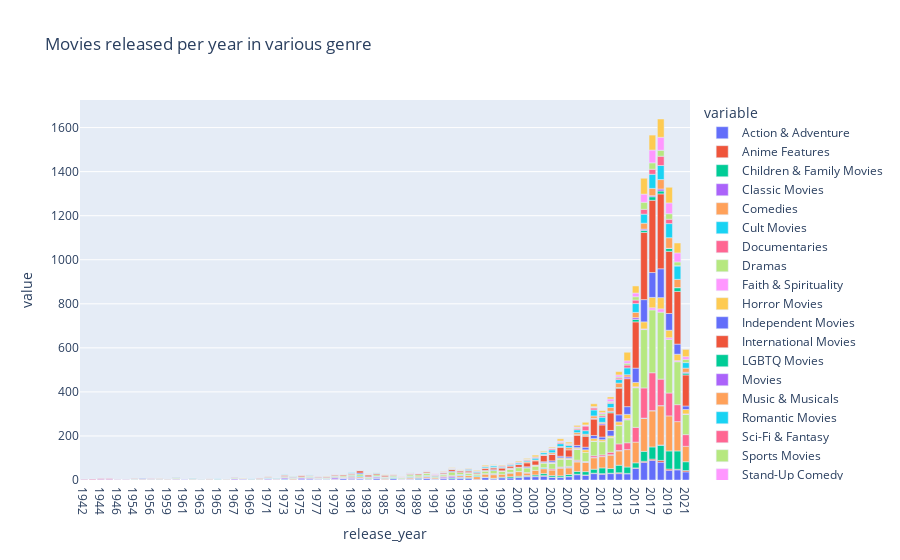

The notebook cell this image was saved under:
### Markdown cell above
Inference from ---------------

TV Show and Movies released in every year and TV Show and Movies added in every year

1. Movies are more added every year in comparision to TV Show same for release every year.
2. But Year 2021 showed a exception where more tv show were released in comparision to movies and which later got added to netflix platform.

### Code cell
genre_movies_df=genre_type_df[genre_type_df['type']=='Movie'].drop('type',axis=1)
genre_movies_pivot_df=pd.pivot_table(data=genre_movies_df,index='release_year',columns='listed_in',values='show_id',aggfunc='count').reset_index()
genre_movies_pivot_df.columns.name=None

pl.bar(genre_movies_pivot_df,x='release_year',y=genre_movies_pivot_df.columns[1:],title="Movies released per year in various genre")

### Figure 1 — Plotly figure (JSON) as saved in the notebook; plotly's stock layout.template omitted (floating-point values rounded to 4 significant figures)
{"data": [{"alignmentgroup": "True", "hovertemplate": "variable=Action & Adventure<br>release_year=%{x}<br>value=%{y}<extra></extra>", "legendgroup": "Action & Adventure", "marker": {"color": "#636efa", "pattern": {"shape": ""}}, "name": "Action & Adventure", "offsetgroup": "Action & Adventure", "orientation": "v", "showlegend": true, "textposition": "auto", "type": "bar", "x": ["1942", "1943", "1944", "1945", "1946", "1947", "1954", "1955", "1956", "1958", "1959", "1960", "1961", "1962", "1963", "1964", "1965", "1966", "1967", "1968", "1969", "1970", "1971", "1972", "1973", "1974", "1975", "1976", "1977", "1978", "1979", "1980", "1981", "1982", "1983", "1984", "1985", "1986", "1987", "1988", "1989", "1990", "1991", "1992", "1993", "1994", "1995", "1996", "1997", "1998", "1999", "2000", "2001", "2002", "2003", "2004", "2005", "2006", "2007", "2008", "2009", "2010", "2011", "2012", "2013", "2014", "2015", "2016", "2017", "2018", "2019", "2020", "2021"], "xaxis": "x", "y": [null, null, null, null, null, null, null, null, 1, null, null, 2, 1, 1, 1, null, null, null, 1, 1, null, null, 1, 1, 4, null, 4, 4, 2, 3, 3, 6, 4, 5, 4, 6, 2, 6, 3, 3, 4, 7, 1, 6, 6, 8, 8, 3, 11, 5, 10, 9, 11, 15, 15, 17, 12, 11, 15, 24, 21, 29, 26, 29, 29, 28, 53, 80, 89, 81, 44, 46, 37], "yaxis": "y"}, {"alignmentgroup": "True", "hovertemplate": "variable=Anime Features<br>release_year=%{x}<br>value=%{y}<extra></extra>", "legendgroup": "Anime Features", "marker": {"color": "#EF553B", "pattern": {"shape": ""}}, "name": "Anime Features", "offsetgroup": "Anime Features", "orientation": "v", "showlegend": true, "textposition": "auto", "type": "bar", "x": ["1942", "1943", "1944", "1945", "1946", "1947", "1954", "1955", "1956", "1958", "1959", "1960", "1961", "1962", "1963", "1964", "1965", "1966", "1967", "1968", "1969", "1970", "1971", "1972", "1973", "1974", "1975", "1976", "1977", "1978", "1979", "1980", "1981", "1982", "1983", "1984", "1985", "1986", "1987", "1988", "1989", "1990", "1991", "1992", "1993", "1994", "1995", "1996", "1997", "1998", "1999", "2000", "2001", "2002", "2003", "2004", "2005", "2006", "2007", "2008", "2009", "2010", "2011", "2012", "2013", "2014", "2015", "2016", "2017", "2018", "2019", "2020", "2021"], "xaxis": "x", "y": [null, null, null, null, null, null, null, null, null, null, null, null, null, null, null, null, null, null, null, null, null, null, null, null, null, null, null, null, null, null, 1, null, 2, 1, null, null, null, null, null, 1, null, null, null, null, null, null, null, null, 1, 1, null, null, 1, 2, 2, 3, 1, 1, 1, 2, 2, 2, 3, 2, 4, 2, 2, 5, 6, 8, 6, 3, 6], "yaxis": "y"}, {"alignmentgroup": "True", "hovertemplate": "variable=Children & Family Movies<br>release_year=%{x}<br>value=%{y}<extra></extra>", "legendgroup": "Children & Family Movies", "marker": {"color": "#00cc96", "pattern": {"shape": ""}}, "name": "Children & Family Movies", "offsetgroup": "Children & Family Movies", "orientation": "v", "showlegend": true, "textposition": "auto", "type": "bar", "x": ["1942", "1943", "1944", "1945", "1946", "1947", "1954", "1955", "1956", "1958", "1959", "1960", "1961", "1962", "1963", "1964", "1965", "1966", "1967", "1968", "1969", "1970", "1971", "1972", "1973", "1974", "1975", "1976", "1977", "1978", "1979", "1980", "1981", "1982", "1983", "1984", "1985", "1986", "1987", "1988", "1989", "1990", "1991", "1992", "1993", "1994", "1995", "1996", "1997", "1998", "1999", "2000", "2001", "2002", "2003", "2004", "2005", "2006", "2007", "2008", "2009", "2010", "2011", "2012", "2013", "2014", "2015", "2016", "2017", "2018", "2019", "2020", "2021"], "xaxis": "x", "y": [null, null, null, null, null, null, 1, null, null, null, null, null, null, null, null, null, null, null, null, 1, null, null, 1, null, 1, null, null, null, 1, 1, null, 1, 1, 1, null, 2, null, 3, null, null, 4, null, 2, 1, 4, 2, 3, null, 1, 2, 3, 6, 5, 3, 6, 9, 7, 7, 9, 13, 15, 18, 26, 21, 34, 29, 23, 45, 55, 69, 82, 83, 40], "yaxis": "y"}, {"alignmentgroup": "True", "hovertemplate": "variable=Classic Movies<br>release_year=%{x}<br>value=%{y}<extra></extra>", "legendgroup": "Classic Movies", "marker": {"color": "#ab63fa", "pattern": {"shape": ""}}, "name": "Classic Movies", "offsetgroup": "Classic Movies", "orientation": "v", "showlegend": true, "textposition": "auto", "type": "bar", "x": ["1942", "1943", "1944", "1945", "1946", "1947", "1954", "1955", "1956", "1958", "1959", "1960", "1961", "1962", "1963", "1964", "1965", "1966", "1967", "1968", "1969", "1970", "1971", "1972", "1973", "1974", "1975", "1976", "1977", "1978", "1979", "1980", "1981", "1982", "1983", "1984", "1985", "1986", "1987", "1988", "1989", "1990", "1991", "1992", "1993", "1994", "1995", "1996", "1997", "1998", "1999", "2000", "2001", "2002", "2003", "2004", "2005", "2006", "2007", "2008", "2009", "2010", "2011", "2012", "2013", "2014", "2015", "2016", "2017", "2018", "2019", "2020", "2021"], "xaxis": "x", "y": [2, 1, 3, 3, 1, 1, 2, 3, 2, 3, null, 2, 1, 2, 1, 2, 2, null, 4, 3, 1, 1, 4, 2, 5, 2, 5, 4, 2, 1, 6, 2, 5, 2, null, 5, 1, 2, 1, 2, 3, 3, 2, 6, 7, 3, null, null, null, null, null, null, null, null, null, null, null, null, null, null, null, null, null, null, null, null, null, null, null, 1, null, null, null], "yaxis": "y"}, {"alignmentgroup": "True", "hovertemplate": "variable=Comedies<br>release_year=%{x}<br>value=%{y}<extra></extra>", "legendgroup": "Comedies", "marker": {"color": "#FFA15A", "pattern": {"shape": ""}}, "name": "Comedies", "offsetgroup": "Comedies", "orientation": "v", "showlegend": true, "textposition": "auto", "type": "bar", "x": ["1942", "1943", "1944", "1945", "1946", "1947", "1954", "1955", "1956", "1958", "1959", "1960", "1961", "1962", "1963", "1964", "1965", "1966", "1967", "1968", "1969", "1970", "1971", "1972", "1973", "1974", "1975", "1976", "1977", "1978", "1979", "1980", "1981", "1982", "1983", "1984", "1985", "1986", "1987", "1988", "1989", "1990", "1991", "1992", "1993", "1994", "1995", "1996", "1997", "1998", "1999", "2000", "2001", "2002", "2003", "2004", "2005", "2006", "2007", "2008", "2009", "2010", "2011", "2012", "2013", "2014", "2015", "2016", "2017", "2018", "2019", "2020", "2021"], "xaxis": "x", "y": [null, null, null, null, null, null, 1, 2, null, 1, null, 2, null, 1, null, null, null, null, null, 1, null, 1, 1, 1, 1, 4, 2, 3, 1, 1, 3, 3, 5, 5, 1, 3, 5, 2, 1, 6, 4, 6, 5, 5, 4, 7, 9, 12, 14, 16, 13, 16, 21, 11, 21, 22, 25, 35, 30, 43, 42, 52, 51, 61, 65, 79, 94, 150, 164, 178, 159, 133, 70], "yaxis": "y"}, {"alignmentgroup": "True", "hovertemplate": "variable=Cult Movies<br>release_year=%{x}<br>value=%{y}<extra></extra>", "legendgroup": "Cult Movies", "marker": {"color": "#19d3f3", "pattern": {"shape": ""}}, "name": "Cult Movies", "offsetgroup": "Cult Movies", "orientation": "v", "showlegend": true, "textposition": "auto", "type": "bar", "x": ["1942", "1943", "1944", "1945", "1946", "1947", "1954", "1955", "1956", "1958", "1959", "1960", "1961", "1962", "1963", "1964", "1965", "1966", "1967", "1968", "1969", "1970", "1971", "1972", "1973", "1974", "1975", "1976", "1977", "1978", "1979", "1980", "1981", "1982", "1983", "1984", "1985", "1986", "1987", "1988", "1989", "1990", "1991", "1992", "1993", "1994", "1995", "1996", "1997", "1998", "1999", "2000", "2001", "2002", "2003", "2004", "2005", "2006", "2007", "2008", "2009", "2010", "2011", "2012", "2013", "2014", "2015", "2016", "2017", "2018", "2019", "2020", "2021"], "xaxis": "x", "y": [null, null, null, null, null, null, null, null, null, null, null, null, null, null, null, null, null, null, null, null, null, 1, 2, null, null, 1, null, 2, 1, 1, 3, null, 3, 4, 1, 2, 2, 2, 1, 3, null, 3, 1, 1, null, 3, 1, 4, 1, 2, null, 3, 1, null, null, 4, null, 2, 3, 3, 1, 1, 1, 2, 2, null, null, 1, 1, 1, null, null, null], "yaxis": "y"}, {"alignmentgroup": "True", "hovertemplate": "variable=Documentaries<br>release_year=%{x}<br>value=%{y}<extra></extra>", "legendgroup": "Documentaries", "marker": {"color": "#FF6692", "pattern": {"shape": ""}}, "name": "Documentaries", "offsetgroup": "Documentaries", "orientation": "v", "showlegend": true, "textposition": "auto", "type": "bar", "x": ["1942", "1943", "1944", "1945", "1946", "1947", "1954", "1955", "1956", "1958", "1959", "1960", "1961", "1962", "1963", "1964", "1965", "1966", "1967", "1968", "1969", "1970", "1971", "1972", "1973", "1974", "1975", "1976", "1977", "1978", "1979", "1980", "1981", "1982", "1983", "1984", "1985", "1986", "1987", "1988", "1989", "1990", "1991", "1992", "1993", "1994", "1995", "1996", "1997", "1998", "1999", "2000", "2001", "2002", "2003", "2004", "2005", "2006", "2007", "2008", "2009", "2010", "2011", "2012", "2013", "2014", "2015", "2016", "2017", "2018", "2019", "2020", "2021"], "xaxis": "x", "y": [2, 3, 3, 3, 1, 1, null, null, null, null, null, null, null, null, null, null, null, null, null, null, null, null, null, 1, 1, null, null, null, 1, null, 1, 1, null, null, null, null, null, null, null, 1, null, 2, null, null, null, 2, null, null, 1, 3, null, 1, null, 3, null, 1, 5, 3, 4, 5, 3, 8, 7, 11, 30, 31, 67, 137, 172, 120, 104, 77, 53], "yaxis": "y"}, {"alignmentgroup": "True", "hovertemplate": "variable=Dramas<br>release_year=%{x}<br>value=%{y}<extra></extra>", "legendgroup": "Dramas", "marker": {"color": "#B6E880", "pattern": {"shape": ""}}, "name": "Dramas", "offsetgroup": "Dramas", "orientation": "v", "showlegend": true, "textposition": "auto", "type": "bar", "x": ["1942", "1943", "1944", "1945", "1946", "1947", "1954", "1955", "1956", "1958", "1959", "1960", "1961", "1962", "1963", "1964", "1965", "1966", "1967", "1968", "1969", "1970", "1971", "1972", "1973", "1974", "1975", "1976", "1977", "1978", "1979", "1980", "1981", "1982", "1983", "1984", "1985", "1986", "1987", "1988", "1989", "1990", "1991", "1992", "1993", "1994", "1995", "1996", "1997", "1998", "1999", "2000", "2001", "2002", "2003", "2004", "2005", "2006", "2007", "2008", "2009", "2010", "2011", "2012", "2013", "2014", "2015", "2016", "2017", "2018", "2019", "2020", "2021"], "xaxis": "x", "y": [null, null, null, null, null, null, 1, 1, 1, 2, 1, 3, null, 3, 1, 1, 2, 1, 4, null, 2, 1, 3, 2, 4, 3, 4, 4, 2, 3, 3, 5, 4, 9, 6, 6, 3, 5, 4, 7, 8, 10, 6, 6, 15, 9, 10, 8, 11, 14, 13, 13, 17, 21, 18, 20, 26, 36, 32, 49, 41, 66, 60, 66, 83, 104, 180, 265, 285, 304, 243, 195, 92], "yaxis": "y"}, {"alignmentgroup": "True", "hovertemplate": "variable=Faith & Spirituality<br>release_year=%{x}<br>value=%{y}<extra></extra>", "legendgroup": "Faith & Spirituality", "marker": {"color": "#FF97FF", "pattern": {"shape": ""}}, "name": "Faith & Spirituality", "offsetgroup": "Faith & Spirituality", "orientation": "v", "showlegend": true, "textposition": "auto", "type": "bar", "x": ["1942", "1943", "1944", "1945", "1946", "1947", "1954", "1955", "1956", "1958", "1959", "1960", "1961", "1962", "1963", "1964", "1965", "1966", "1967", "1968", "1969", "1970", "1971", "1972", "1973", "1974", "1975", "1976", "1977", "1978", "1979", "1980", "1981", "1982", "1983", "1984", "1985", "1986", "1987", "1988", "1989", "1990", "1991", "1992", "1993", "1994", "1995", "1996", "1997", "1998", "1999", "2000", "2001", "2002", "2003", "2004", "2005", "2006", "2007", "2008", "2009", "2010", "2011", "2012", "2013", "2014", "2015", "2016", "2017", "2018", "2019", "2020", "2021"], "xaxis": "x", "y": [null, null, null, null, null, null, null, null, null, null, null, null, null, null, null, null, null, null, null, null, null, null, null, null, null, null, null, null, null, null, null, null, null, null, null, null, null, null, null, null, null, null, null, null, null, null, null, null, null, null, null, 1, null, null, null, null, 1, 1, 1, 3, null, 1, 1, 1, 2, 6, 4, 3, 10, 15, 8, 5, 2], "yaxis": "y"}, {"alignmentgroup": "True", "hovertemplate": "variable=Horror Movies<br>release_year=%{x}<br>value=%{y}<extra></extra>", "legendgroup": "Horror Movies", "marker": {"color": "#FECB52", "pattern": {"shape": ""}}, "name": "Horror Movies", "offsetgroup": "Horror Movies", "orientation": "v", "showlegend": true, "textposition": "auto", "type": "bar", "x": ["1942", "1943", "1944", "1945", "1946", "1947", "1954", "1955", "1956", "1958", "1959", "1960", "1961", "1962", "1963", "1964", "1965", "1966", "1967", "1968", "1969", "1970", "1971", "1972", "1973", "1974", "1975", "1976", "1977", "1978", "1979", "1980", "1981", "1982", "1983", "1984", "1985", "1986", "1987", "1988", "1989", "1990", "1991", "1992", "1993", "1994", "1995", "1996", "1997", "1998", "1999", "2000", "2001", "2002", "2003", "2004", "2005", "2006", "2007", "2008", "2009", "2010", "2011", "2012", "2013", "2014", "2015", "2016", "2017", "2018", "2019", "2020", "2021"], "xaxis": "x", "y": [null, null, null, null, null, null, null, null, null, null, null, null, null, null, null, null, null, null, null, 1, null, null, null, null, null, 1, null, 1, 1, 1, null, null, 1, null, 1, null, 1, null, 2, 2, null, 1, null, 2, null, null, 1, 1, 2, null, 2, 4, 1, 1, 5, 3, 3, 5, 4, 5, 12, 11, 8, 7, 15, 19, 20, 32, 47, 51, 34, 29, 20], "yaxis": "y"}, {"alignmentgroup": "True", "hovertemplate": "variable=Independent Movies<br>release_year=%{x}<br>value=%{y}<extra></extra>", "legendgroup": "Independent Movies", "marker": {"color": "#636efa", "pattern": {"shape": ""}}, "name": "Independent Movies", "offsetgroup": "Independent Movies", "orientation": "v", "showlegend": true, "textposition": "auto", "type": "bar", "x": ["1942", "1943", "1944", "1945", "1946", "1947", "1954", "1955", "1956", "1958", "1959", "1960", "1961", "1962", "1963", "1964", "1965", "1966", "1967", "1968", "1969", "1970", "1971", "1972", "1973", "1974", "1975", "1976", "1977", "1978", "1979", "1980", "1981", "1982", "1983", "1984", "1985", "1986", "1987", "1988", "1989", "1990", "1991", "1992", "1993", "1994", "1995", "1996", "1997", "1998", "1999", "2000", "2001", "2002", "2003", "2004", "2005", "2006", "2007", "2008", "2009", "2010", "2011", "2012", "2013", "2014", "2015", "2016", "2017", "2018", "2019", "2020", "2021"], "xaxis": "x", "y": [null, null, null, null, null, null, null, 2, null, null, null, null, null, null, null, null, null, null, 1, null, null, null, null, null, 1, 2, null, null, 1, 1, null, null, null, 5, 2, null, 1, null, null, 1, null, 1, 3, 2, 4, null, 2, 1, 2, 4, 1, 1, 1, 4, 1, 4, 7, 7, 6, 10, 12, 14, 12, 25, 32, 35, 65, 101, 113, 131, 76, 46, 16], "yaxis": "y"}, {"alignmentgroup": "True", "hovertemplate": "variable=International Movies<br>release_year=%{x}<br>value=%{y}<extra></extra>", "legendgroup": "International Movies", "marker": {"color": "#EF553B", "pattern": {"shape": ""}}, "name": "International Movies", "offsetgroup": "International Movies", "orientation": "v", "showlegend": true, "textposition": "auto", "type": "bar", "x": ["1942", "1943", "1944", "1945", "1946", "1947", "1954", "1955", "1956", "1958", "1959", "1960", "1961", "1962", "1963", "1964", "1965", "1966", "1967", "1968", "1969", "1970", "1971", "1972", "1973", "1974", "1975", "1976", "1977", "1978", "1979", "1980", "1981", "1982", "1983", "1984", "1985", "1986", "1987", "1988", "1989", "1990", "1991", "1992", "1993", "1994", "1995", "1996", "1997", "1998", "1999", "2000", "2001", "2002", "2003", "2004", "2005", "2006", "2007", "2008", "2009", "2010", "2011", "2012", "2013", "2014", "2015", "2016", "2017", "2018", "2019", "2020", "2021"], "xaxis": "x", "y": [null, null, null, null, null, null, 1, null, 1, 1, 1, 2, null, 1, null, 1, null, 1, 1, 1, 1, 2, 2, 1, 5, 2, 5, 3, 2, 4, 4, 5, 5, 10, 8, 6, 7, 3, null, 4, 5, 5, 2, 5, 8, 7, 7, 5, 9, 8, 12, 9, 12, 18, 19, 29, 29, 41, 32, 47, 50, 75, 55, 80, 121, 127, 210, 305, 328, 340, 282, 239, 141], "yaxis": "y"}, {"alignmentgroup": "True", "hovertemplate": "variable=LGBTQ Movies<br>release_year=%{x}<br>value=%{y}<extra></extra>", "legendgroup": "LGBTQ Movies", "marker": {"color": "#00cc96", "pattern": {"shape": ""}}, "name": "LGBTQ Movies", "offsetgroup": "LGBTQ Movies", "orientation": "v", "showlegend": true, "textposition": "auto", "type": "bar", "x": ["1942", "1943", "1944", "1945", "1946", "1947", "1954", "1955", "1956", "1958", "1959", "1960", "1961", "1962", "1963", "1964", "1965", "1966", "1967", "1968", "1969", "1970", "1971", "1972", "1973", "1974", "1975", "1976", "1977", "1978", "1979", "1980", "1981", "1982", "1983", "1984", "1985", "1986", "1987", "1988", "1989", "1990", "1991", "1992", "1993", "1994", "1995", "1996", "1997", "1998", "1999", "2000", "2001", "2002", "2003", "2004", "2005", "2006", "2007", "2008", "2009", "2010", "2011", "2012", "2013", "2014", "2015", "2016", "2017", "2018", "2019", "2020", "2021"], "xaxis": "x", "y": [null, null, null, null, null, null, null, null, null, null, null, null, null, null, null, null, null, null, null, null, null, null, null, null, null, null, null, null, null, null, null, null, null, null, null, null, null, null, null, null, null, null, null, null, 1, null, 1, null, null, 1, null, null, null, null, null, null, null, 1, null, 1, 2, 1, null, 4, 3, null, 11, 9, 16, 13, 13, 17, 8], "yaxis": "y"}, {"alignmentgroup": "True", "hovertemplate": "variable=Movies<br>release_year=%{x}<br>value=%{y}<extra></extra>", "legendgroup": "Movies", "marker": {"color": "#ab63fa", "pattern": {"shape": ""}}, "name": "Movies", "offsetgroup": "Movies", "orientation": "v", "showlegend": true, "textposition": "auto", "type": "bar", "x": ["1942", "1943", "1944", "1945", "1946", "1947", "1954", "1955", "1956", "1958", "1959", "1960", "1961", "1962", "1963", "1964", "1965", "1966", "1967", "1968", "1969", "1970", "1971", "1972", "1973", "1974", "1975", "1976", "1977", "1978", "1979", "1980", "1981", "1982", "1983", "1984", "1985", "1986", "1987", "1988", "1989", "1990", "1991", "1992", "1993", "1994", "1995", "1996", "1997", "1998", "1999", "2000", "2001", "2002", "2003", "2004", "2005", "2006", "2007", "2008", "2009", "2010", "2011", "2012", "2013", "2014", "2015", "2016", "2017", "2018", "2019", "2020", "2021"], "xaxis": "x", "y": [null, null, null, null, null, null, null, null, null, null, null, null, null, null, null, null, null, null, null, null, null, null, null, null, null, null, null, null, null, null, null, null, null, null, null, null, null, null, null, 1, null, null, null, null, null, null, null, null, null, null, null, null, null, null, null, 1, 1, null, null, 1, null, 2, 6, 3, null, 8, 8, 6, 5, 9, 1, 1, 4], "yaxis": "y"}, {"alignmentgroup": "True", "hovertemplate": "variable=Music & Musicals<br>release_year=%{x}<br>value=%{y}<extra></extra>", "legendgroup": "Music & Musicals", "marker": {"color": "#FFA15A", "pattern": {"shape": ""}}, "name": "Music & Musicals", "offsetgroup": "Music & Musicals", "orientation": "v", "showlegend": true, "textposition": "auto", "type": "bar", "x": ["1942", "1943", "1944", "1945", "1946", "1947", "1954", "1955", "1956", "1958", "1959", "1960", "1961", "1962", "1963", "1964", "1965", "1966", "1967", "1968", "1969", "1970", "1971", "1972", "1973", "1974", "1975", "1976", "1977", "1978", "1979", "1980", "1981", "1982", "1983", "1984", "1985", "1986", "1987", "1988", "1989", "1990", "1991", "1992", "1993", "1994", "1995", "1996", "1997", "1998", "1999", "2000", "2001", "2002", "2003", "2004", "2005", "2006", "2007", "2008", "2009", "2010", "2011", "2012", "2013", "2014", "2015", "2016", "2017", "2018", "2019", "2020", "2021"], "xaxis": "x", "y": [null, null, null, null, null, null, null, null, null, 1, null, null, null, null, null, 1, null, 1, null, null, null, null, 1, null, 1, 1, 1, 1, null, 1, null, null, 1, null, 1, null, null, 1, 1, 1, 1, 1, 2, null, 2, 1, 2, null, 2, 2, 3, 2, 1, 5, 4, 3, 7, 2, 10, 9, 7, 11, 6, 17, 20, 10, 24, 27, 33, 43, 48, 37, 19], "yaxis": "y"}, {"alignmentgroup": "True", "hovertemplate": "variable=Romantic Movies<br>release_year=%{x}<br>value=%{y}<extra></extra>", "legendgroup": "Romantic Movies", "marker": {"color": "#19d3f3", "pattern": {"shape": ""}}, "name": "Romantic Movies", "offsetgroup": "Romantic Movies", "orientation": "v", "showlegend": true, "textposition": "auto", "type": "bar", "x": ["1942", "1943", "1944", "1945", "1946", "1947", "1954", "1955", "1956", "1958", "1959", "1960", "1961", "1962", "1963", "1964", "1965", "1966", "1967", "1968", "1969", "1970", "1971", "1972", "1973", "1974", "1975", "1976", "1977", "1978", "1979", "1980", "1981", "1982", "1983", "1984", "1985", "1986", "1987", "1988", "1989", "1990", "1991", "1992", "1993", "1994", "1995", "1996", "1997", "1998", "1999", "2000", "2001", "2002", "2003", "2004", "2005", "2006", "2007", "2008", "2009", "2010", "2011", "2012", "2013", "2014", "2015", "2016", "2017", "2018", "2019", "2020", "2021"], "xaxis": "x", "y": [null, null, null, null, null, null, null, null, null, null, null, 1, null, 1, null, null, 1, null, null, null, 1, null, null, 1, 1, 1, null, 1, null, null, null, 1, 2, 1, 2, 2, null, null, null, 1, null, null, null, 1, 1, null, 5, 5, 5, 6, 4, 5, 6, 5, 8, 8, 13, 13, 10, 13, 16, 27, 23, 19, 16, 31, 40, 41, 64, 64, 64, 61, 25], "yaxis": "y"}, {"alignmentgroup": "True", "hovertemplate": "variable=Sci-Fi & Fantasy<br>release_year=%{x}<br>value=%{y}<extra></extra>", "legendgroup": "Sci-Fi & Fantasy", "marker": {"color": "#FF6692", "pattern": {"shape": ""}}, "name": "Sci-Fi & Fantasy", "offsetgroup": "Sci-Fi & Fantasy", "orientation": "v", "showlegend": true, "textposition": "auto", "type": "bar", "x": ["1942", "1943", "1944", "1945", "1946", "1947", "1954", "1955", "1956", "1958", "1959", "1960", "1961", "1962", "1963", "1964", "1965", "1966", "1967", "1968", "1969", "1970", "1971", "1972", "1973", "1974", "1975", "1976", "1977", "1978", "1979", "1980", "1981", "1982", "1983", "1984", "1985", "1986", "1987", "1988", "1989", "1990", "1991", "1992", "1993", "1994", "1995", "1996", "1997", "1998", "1999", "2000", "2001", "2002", "2003", "2004", "2005", "2006", "2007", "2008", "2009", "2010", "2011", "2012", "2013", "2014", "2015", "2016", "2017", "2018", "2019", "2020", "2021"], "xaxis": "x", "y": [null, null, null, null, null, null, null, null, 1, null, null, null, null, null, null, null, null, null, null, null, null, null, null, null, null, null, null, null, null, null, null, 1, null, null, null, null, null, null, null, null, null, 1, null, 1, 1, 2, 2, 2, 2, 2, 4, 3, 4, 4, 5, 2, 5, 6, 5, 5, 21, 9, 7, 4, 7, 13, 16, 22, 23, 42, 20, 1, null], "yaxis": "y"}, {"alignmentgroup": "True", "hovertemplate": "variable=Sports Movies<br>release_year=%{x}<br>value=%{y}<extra></extra>", "legendgroup": "Sports Movies", "marker": {"color": "#B6E880", "pattern": {"shape": ""}}, "name": "Sports Movies", "offsetgroup": "Sports Movies", "orientation": "v", "showlegend": true, "textposition": "auto", "type": "bar", "x": ["1942", "1943", "1944", "1945", "1946", "1947", "1954", "1955", "1956", "1958", "1959", "1960", "1961", "1962", "1963", "1964", "1965", "1966", "1967", "1968", "1969", "1970", "1971", "1972", "1973", "1974", "1975", "1976", "1977", "1978", "1979", "1980", "1981", "1982", "1983", "1984", "1985", "1986", "1987", "1988", "1989", "1990", "1991", "1992", "1993", "1994", "1995", "1996", "1997", "1998", "1999", "2000", "2001", "2002", "2003", "2004", "2005", "2006", "2007", "2008", "2009", "2010", "2011", "2012", "2013", "2014", "2015", "2016", "2017", "2018", "2019", "2020", "2021"], "xaxis": "x", "y": [null, null, null, null, null, null, null, null, null, null, null, null, null, null, null, null, null, null, null, null, null, null, null, null, null, 1, null, null, null, null, 1, 1, null, 1, null, 1, 1, null, null, 1, 1, 1, 1, null, null, 1, null, 1, null, 2, null, null, null, 1, 1, 2, 2, 2, 2, 4, 3, 3, 8, 4, 5, 8, 15, 32, 29, 27, 25, 17, 15], "yaxis": "y"}, {"alignmentgroup": "True", "hovertemplate": "variable=Stand-Up Comedy<br>release_year=%{x}<br>value=%{y}<extra></extra>", "legendgroup": "Stand-Up Comedy", "marker": {"color": "#FF97FF", "pattern": {"shape": ""}}, "name": "Stand-Up Comedy", "offsetgroup": "Stand-Up Comedy", "orientation": "v", "showlegend": true, "textposition": "auto", "type": "bar", "x": ["1942", "1943", "1944", "1945", "1946", "1947", "1954", "1955", "1956", "1958", "1959", "1960", "1961", "1962", "1963", "1964", "1965", "1966", "1967", "1968", "1969", "1970", "1971", "1972", "1973", "1974", "1975", "1976", "1977", "1978", "1979", "1980", "1981", "1982", "1983", "1984", "1985", "1986", "1987", "1988", "1989", "1990", "1991", "1992", "1993", "1994", "1995", "1996", "1997", "1998", "1999", "2000", "2001", "2002", "2003", "2004", "2005", "2006", "2007", "2008", "2009", "2010", "2011", "2012", "2013", "2014", "2015", "2016", "2017", "2018", "2019", "2020", "2021"], "xaxis": "x", "y": [null, null, null, null, null, null, null, null, null, null, null, null, null, null, null, null, null, null, null, null, null, null, null, null, null, null, null, null, null, null, 1, null, null, null, 1, null, null, null, 2, null, 1, 1, 4, 2, 1, null, null, null, null, 1, null, 1, 1, 1, null, null, 1, 4, 1, 4, 2, 3, 6, 12, 9, 11, 17, 37, 58, 59, 49, 41, 12], "yaxis": "y"}, {"alignmentgroup": "True", "hovertemplate": "variable=Thrillers<br>release_year=%{x}<br>value=%{y}<extra></extra>", "legendgroup": "Thrillers", "marker": {"color": "#FECB52", "pattern": {"shape": ""}}, "name": "Thrillers", "offsetgroup": "Thrillers", "orientation": "v", "showlegend": true, "textposition": "auto", "type": "bar", "x": ["1942", "1943", "1944", "1945", "1946", "1947", "1954", "1955", "1956", "1958", "1959", "1960", "1961", "1962", "1963", "1964", "1965", "1966", "1967", "1968", "1969", "1970", "1971", "1972", "1973", "1974", "1975", "1976", "1977", "1978", "1979", "1980", "1981", "1982", "1983", "1984", "1985", "1986", "1987", "1988", "1989", "1990", "1991", "1992", "1993", "1994", "1995", "1996", "1997", "1998", "1999", "2000", "2001", "2002", "2003", "2004", "2005", "2006", "2007", "2008", "2009", "2010", "2011", "2012", "2013", "2014", "2015", "2016", "2017", "2018", "2019", "2020", "2021"], "xaxis": "x", "y": [null, null, null, null, null, null, null, null, null, null, null, null, null, null, null, null, null, null, null, 1, null, null, null, null, null, null, null, null, null, 1, null, null, null, null, 1, null, 1, null, 1, null, null, null, 1, 2, 2, 1, 2, 3, 5, 2, 3, 2, 4, 4, 8, 4, 4, 10, 7, 7, 12, 13, 9, 9, 15, 39, 32, 72, 68, 83, 71, 45, 33], "yaxis": "y"}], "layout": {"barmode": "relative", "legend": {"title": {"text": "variable"}, "tracegroupgap": 0}, "title": {"text": "Movies released per year in various genre"}, "xaxis": {"anchor": "y", "domain": [0, 1], "title": {"text": "release_year"}}, "yaxis": {"anchor": "x", "domain": [0, 1], "title": {"text": "value"}}}}
